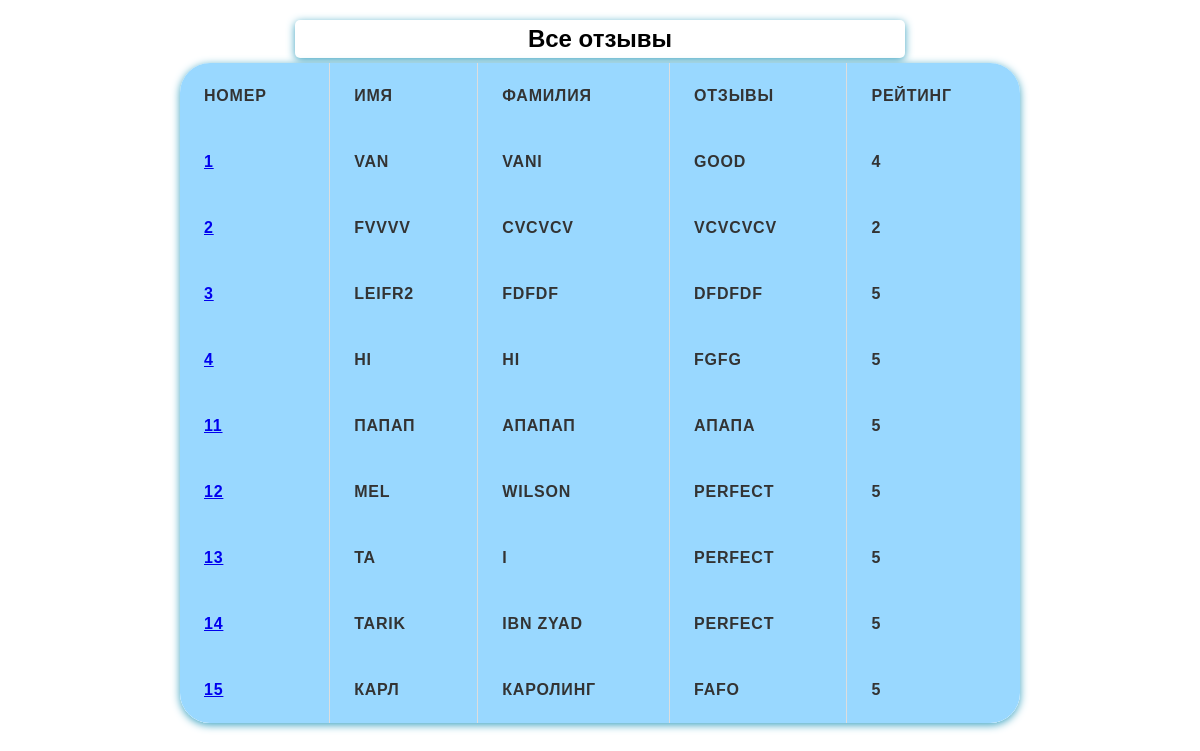
Page /list on the committed database.
### feedback/models.py (models this page shows)
class Feedback(models.Model):
    name=models.CharField(max_length=100)
    surname=models.CharField(max_length=100)
    feedback=models.TextField()
    rating=models.PositiveIntegerField()
    def get_url(self):
        return reverse('feedback_details', args=[self.id])

### feedback/views.py (the view)
# urls.py: path('list', views.ListFeedBack.as_view()),
class ListFeedBack(ListView):
    template_name = 'feedback/list_feedback.html'
    model=Feedback
    def get_queryset(self):
        queryset=super().get_queryset()
        return queryset

### feedback/templates/feedback/list_feedback.html
{% extends 'feedback/base.html' %}
{% block content %}
<h2>Все отзывы</h2>
<table>
    <tr>
        <th>Номер</th>
        <th>Имя</th>
        <th>Фамилия</th>
        <th>Отзывы</th>
        <th>Рейтинг</th>
    </tr>
    {% for i in object_list %}
    <tr>
        <th><a href="{{i.get_url}}">{{i.id}}</a></th>
        <th>{{i.name}}</th>
        <th>{{i.surname}}</th>
        <th>{{i.feedback}}</th>
        <th>{{i.rating}}</th>
    </tr>
    {% endfor %}
</table>
{% endblock %}

### feedback/templates/feedback/base.html (shortened to what this page needs)
<!DOCTYPE html>
{% load static %}
<html lang="en">
<head>
    <link rel="stylesheet" href=" {% static 'feedback/field.css' %}">
</head>
<body>
   {% block content %}
   {% endblock %}
   <link rel="stylesheet" href=" {% static 'feedback/table.css' %}">
</body>
</html>

### feedback/static/feedback/field.css (style rules this page uses)
body { margin: 0; font-family: Sans-Serif; }
h2 { width:50%; margin: 20px auto 5px; text-align: center; padding: 5px; border-radius: 5px; box-shadow: 0 2px 8px #3ca3c1; }

### feedback/static/feedback/table.css (style rules this page uses)
table { margin: 0 auto; border-collapse: separate; border-spacing: 0; width: 70%; max-width: 1200px; background-color: #fff; border-radius: 30px; overflow: hidden; box-shadow: 0 2px 8px #3ca3c1; }
th, td { padding: 1.5rem; text-align: left; vertical-align: middle; }
th { background-color: #99d8ff; color: #333; font-weight: 600; letter-spacing: 0.05em; text-transform: uppercase; }
tr:nth-child(even) { background-color: #ffffff; }
table th { border-right: 1px solid #ddd; }
table th:last-child { border-right: none; }

### rows in the picture
Feedback: id "1", name "VAN", surname "VANI", feedback "GOOD", rating "4"
Feedback: id "2", name "FVVVV", surname "CVCVCV", feedback "VCVCVCV", rating "2"
Feedback: id "3", name "LEIFR2", surname "FDFDF", feedback "DFDFDF", rating "5"
Feedback: id "4", name "HI", surname "HI", feedback "FGFG", rating "5"
Feedback: id "11", name "ПАПАП", surname "АПАПАП", feedback "АПАПА", rating "5"
Feedback: id "12", name "MEL", surname "WILSON", feedback "PERFECT", rating "5"
Feedback: id "13", name "TA", surname "I", feedback "PERFECT", rating "5"
Feedback: id "14", name "TARIK", surname "IBN ZYAD", feedback "PERFECT", rating "5"
Feedback: id "15", name "КАРЛ", surname "КАРОЛИНГ", feedback "FAFO", rating "5"
